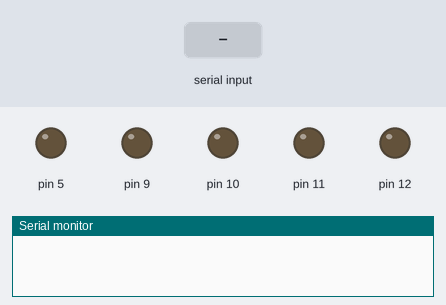
The sketch below on a simulated Arduino Uno, built with avr-gcc and run on an emulated ATmega328P. On the bench: output pins drawn as LEDs (lit = HIGH), the last lines printed to the serial monitor. The inputs (shaded band) are chosen by the test bench.

Above: at 1.2 s.
1.3 s: "90,45\n" received over Serial
At 2.5 s:
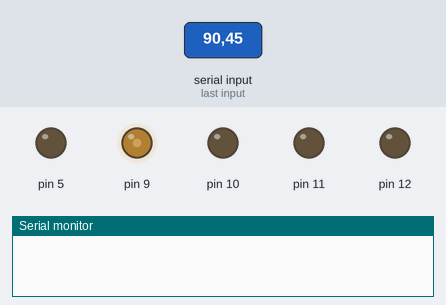
2.8 s: "e,45\n" received over Serial
At 3.7 s:
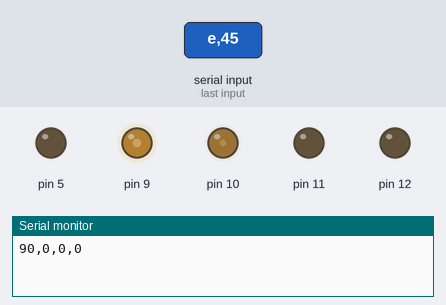
4.3 s: "," received over Serial
At 4.8 s:
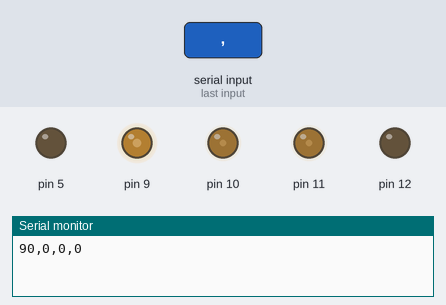
5.8 s: "n,45\n" received over Serial
At 7.0 s:
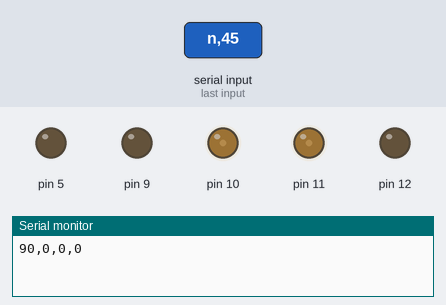
7.3 s: "30,150\n" received over Serial
At 8.3 s:
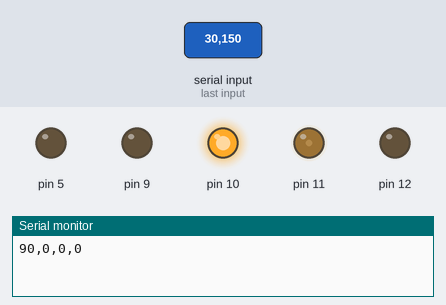
8.8 s: "n90\n" received over Serial
At 9.4 s:
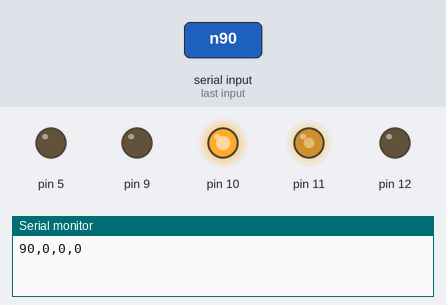
Timing chart, 0 to 11.3 s (numbered marks = the images above; inputs shaded):
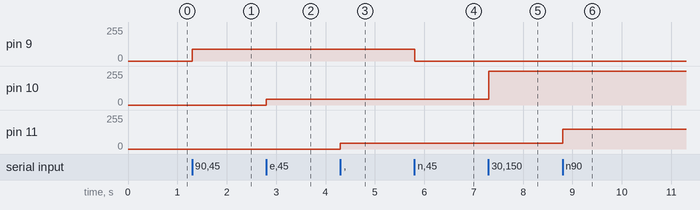

The sketch:

serial_multipleValues_PtoA_Arduino.ino
```cpp
// IMA NYU Shanghai
// Interaction Lab


/**
  This example is to send multiple values from Processing to Arduino.
  You can find the Processing example file in the same folder which works with this Arduino file.
  Please note that the echo case (when char c is 'e' in the getSerialData function below)
  checks if Arduino is receiving the correct bytes from the Processing sketch
  by sending the values array back to the Processing sketch.
 **/

#define NUM_OF_VALUES 4    /** YOU MUST CHANGE THIS ACCORDING TO YOUR PROJECT **/


/** DO NOT REMOVE THESE **/
int tempValue = 0;
int valueIndex = 0;

/* This is the array of values storing the data from Processing. */
int values[NUM_OF_VALUES];


void setup() {
  Serial.begin(9600);
  pinMode(9, OUTPUT);
  pinMode(10, OUTPUT);
  pinMode(11, OUTPUT);
  pinMode(12, OUTPUT);
  pinMode(5, OUTPUT);


}

void loop() {
  getSerialData();
  analogWrite(9,values[0]);
  analogWrite(10, values[1]);
  analogWrite(11, values[2]);
  if (values[3] == 1){
    tone(6,440);
  } else {
    noTone(6);
  }
}


//recieve serial data from Processing
/* If you are curious about this part, send an email to me! */
void getSerialData() {
  if (Serial.available()) {
    char c = Serial.read();
    //switch - case checks the value of the variable in the switch function
    //in this case, the char c, then runs one of the cases that fit the value of the variable
    //for more information, visit the reference page: https://www.arduino.cc/en/Reference/SwitchCase
    switch (c) {
      //if the char c from Processing is a number between 0 and 9
      case '0'...'9':
        //save the value of char c to tempValue
        //but simultaneously rearrange the existing values saved in tempValue
        //for the digits received through char c to remain coherent
        //if this does not make sense and would like to know more, send an email to me!
        tempValue = tempValue * 10 + c - '0';
        break;
      //if the char c from Processing is a comma
      //indicating that the following values of char c is for the next element in the values array
      case ',':
        values[valueIndex] = tempValue;
        //reset tempValue value
        tempValue = 0;
        //increment valuesIndex by 1
        valueIndex++;
        break;
      //if the char c from Processing is character 'n'
      //which signals that it is the end of data
      case 'n':
        //save the tempValue
        //this will b the last element in the values array
        values[valueIndex] = tempValue;
        //reset tempValue and valueIndex values
        //to clear out the values array for the next round of readings from Processing
        tempValue = 0;
        valueIndex = 0;
        break;
      //if the char c from Processing is character 'e'
      //it is signalling for the Arduino to send Processing the elements saved in the values array
      //this case is triggered and processed by the echoSerialData function in the Processing sketch
      case 'e': // to echo
        for (int i = 0; i < NUM_OF_VALUES; i++) {
          Serial.print(values[i]);
          if (i < NUM_OF_VALUES - 1) {
            Serial.print(',');
          }
          else {
            Serial.println();
          }
        }
        break;
    }
  }
}
```

Measured:
- after the input at 1.3 s, pin 9: 0/255 → 90/255 at once
- after the input at 2.8 s, pin 10: 0/255 → 45/255 at once
- after the input at 4.3 s, pin 11: 0/255 → 45/255 at once
- after the input at 5.8 s, pin 9: 90/255 → 0/255 at once
- after the input at 7.3 s, pin 10: 45/255 → 255/255 at once
- after the input at 8.8 s, pin 11: 45/255 → 150/255 at once
